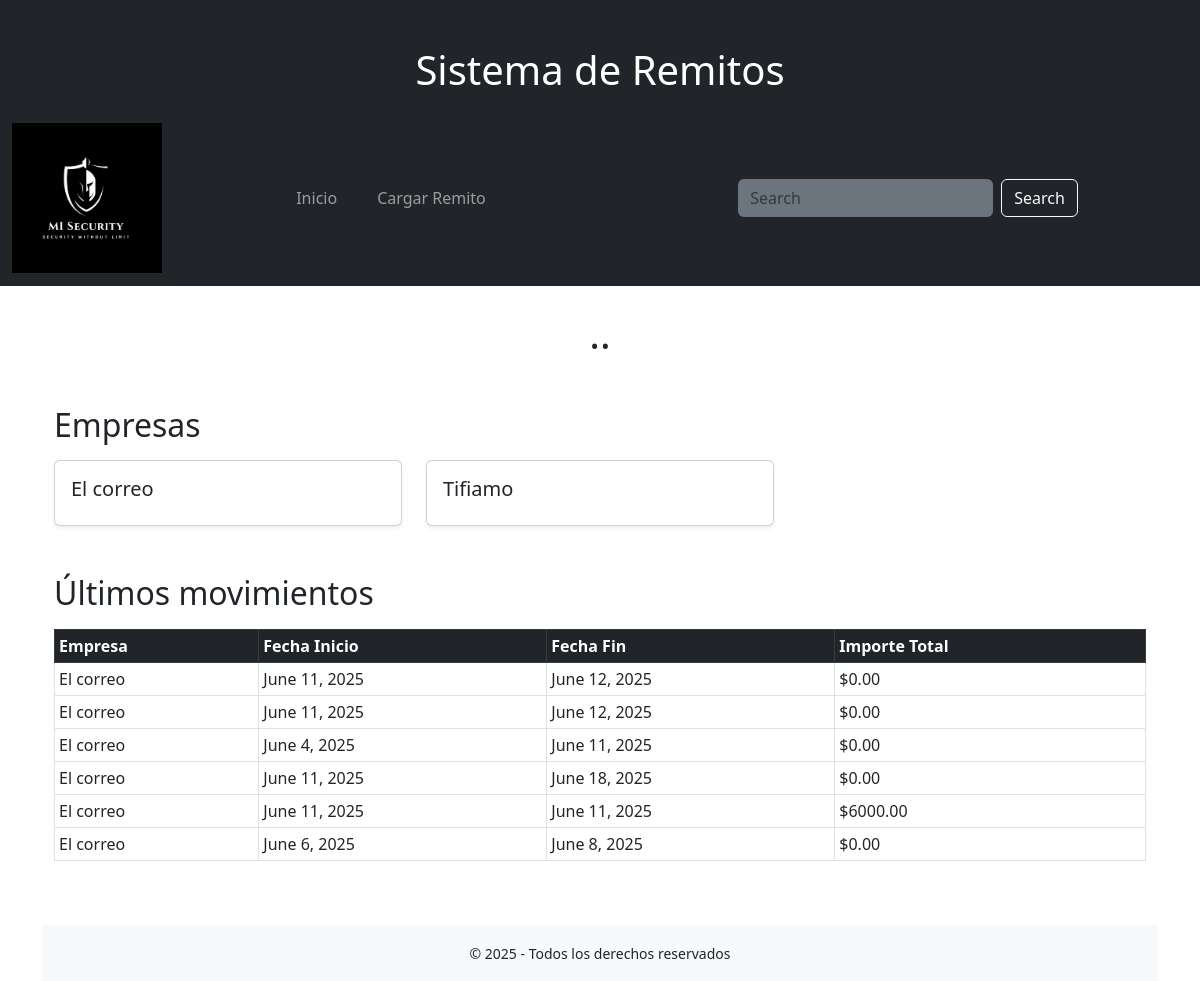
The page / on the database its author committed.
### remitos/models.py (models this page shows, shortened)
class Empresa(models.Model):
    nombre = models.CharField(max_length=100, null=False, blank=False, unique=True)
    def __str__(self):
        return self.nombre

class Remito(models.Model):
    empresa = models.ForeignKey(Empresa, on_delete=models.CASCADE)
    fecha_inicio = models.DateField()
    fecha_fin = models.DateField()
    importe_total = models.DecimalField(max_digits=12, decimal_places=2, default=0)

### remitos/views.py (the view)
# urls.py: path('', views.index, name='index'),
def index(request):
    context = {
        'empresas': Empresa.objects.all(),
        'remitos': Remito.objects.all(),
        'dias': DiaServicio.objects.all()
    }
    return render(request, 'remitos/index.html', context)

### remitos/templates/remitos/index.html (shortened to what this page needs)
{% extends 'layout.html' %}
{% block page_content %}
<div class="container my-5">
    <section class="mb-5">
        <h2 class="mb-3">Empresas</h2>
        <div class="row row-cols-1 row-cols-md-3 g-4">
            {% for empresa in empresas %}
            <div class="col">
                <div class="card h-100 shadow-sm">
                    <div class="card-body">
                        <h5 class="card-title">
                            <a href="{% url 'remitos_por_empresa' empresa.id %}" style="text-decoration: none; color: inherit;">{{ empresa.nombre }} </a>
                        </h5>
                    </div>
                </div>
            </div>
            {% empty %}
            <p>No hay empresas registradas.</p>
            {% endfor %}
        </div>
    </section>
    <section class="mb-5">
        <h2 class="mb-3">Últimos movimientos</h2>
        <div class="table-responsive">
            <table class="table table-bordered table-hover table-sm bg-white">
                <thead class="table-dark">
                    <tr>
                        <th>Empresa</th>
                        <th>Fecha Inicio</th>
                        <th>Fecha Fin</th>
                        <th>Importe Total</th>
                    </tr>
                </thead>
                <tbody>
                    {% for remito in remitos %}
                    <tr>
                        <td><a href="{% url 'remitoDetalle' remito.id %}" style="text-decoration: none; color: inherit;">
                {{ remito.empresa }}
            </a></td>
                        <td>{{ remito.fecha_inicio }}</td>
                        <td>{{ remito.fecha_fin }}</td>
                        <td>${{ remito.importe_total }}</td>
                    </tr>
                    {% empty %}
                    <tr><td colspan="4">No hay remitos cargados.</td></tr>
                    {% endfor %}
                </tbody>
            </table>
        </div>
    </section>
{% endblock %}

### rows shown on the page
Empresa: nombre "El correo"
Empresa: nombre "Tifiamo"
Remito: empresa "El correo", fecha_inicio "June 11, 2025", fecha_fin "June 12, 2025", importe_total "0.00"
Remito: empresa "El correo", fecha_inicio "June 11, 2025", fecha_fin "June 12, 2025", importe_total "0.00"
Remito: empresa "El correo", fecha_inicio "June 4, 2025", fecha_fin "June 11, 2025", importe_total "0.00"
Remito: empresa "El correo", fecha_inicio "June 11, 2025", fecha_fin "June 18, 2025", importe_total "0.00"
Remito: empresa "El correo", fecha_inicio "June 11, 2025", fecha_fin "June 11, 2025", importe_total "6000.00"
Remito: empresa "El correo", fecha_inicio "June 6, 2025", fecha_fin "June 8, 2025", importe_total "0.00"
